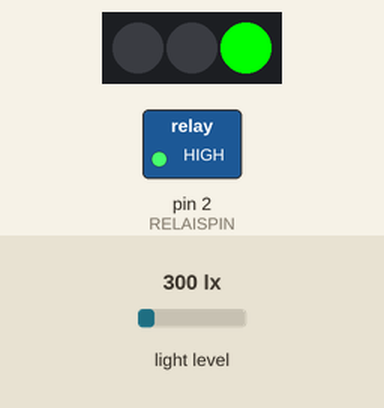
This sketch was run on a simulated Arduino Pro Mini, built with avr-gcc and run on an emulated ATmega328P. On the bench: 3 RGB LEDs in strip order, left to right, switched loads named in the sketch (green lamp = pin HIGH). Inputs (shaded band) come from the test bench; at power-on: light level 300 lx. Dim RGB values are drawn brighter than linear; what the sketch prints to the serial monitor is not drawn.

Above: at 0.2 s.
At 6.88 s:
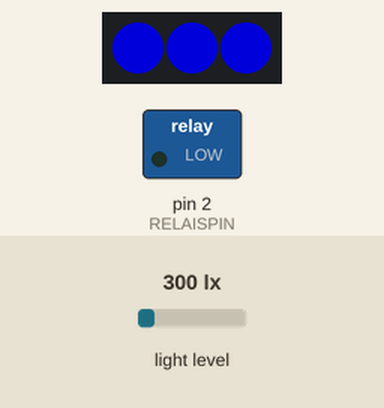
At 17.39 s:
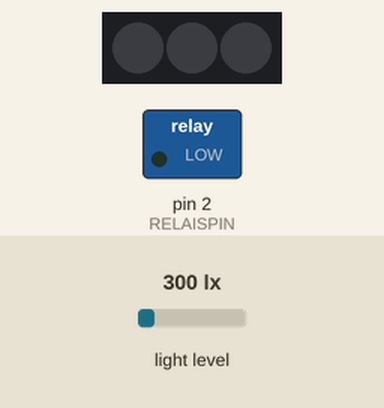
At 39.38 s:
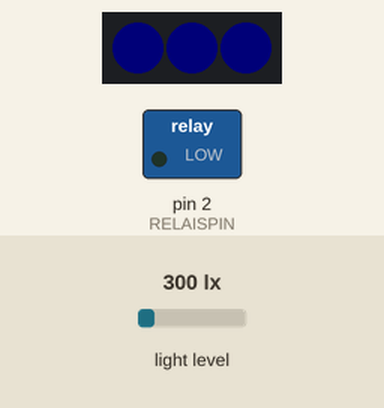
Timing chart, 0 to 40.0 s (numbered marks = the images above):
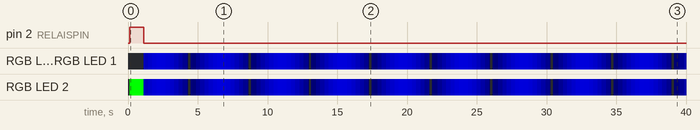

Measured:
- by itself, pin 2 (RELAISPIN): LOW → HIGH at 0.14 s, → LOW 1.0 s later
- by itself, RGB LED 2: off → RGB(0, 255, 0) at 0.14 s, → RGB(0, 0, 75) 1.0 s later, → RGB(0, 0, 106) 0.30 s later, → RGB(0, 0, 132) 0.30 s later, … (171 changes in this stretch)

The sketch:

Sketch.ino
```cpp
//(C)2010 by da-Jimbo
//made for Arduino Pro Mini

#include <Adafruit_NeoPixel.h>
#include <Wire.h>
#include <BH1750.h>

BH1750 lightMeter;

int RELAISPIN = 2; //Relais an PIN2

#define LEDSPIN 6 //LEDs an PIN6
Adafruit_NeoPixel pixels = Adafruit_NeoPixel(3, LEDSPIN, NEO_GRB + NEO_KHZ800);
int delayval = 500; //LED intervall

int STATUS = 0;

void setup() {
  Serial.begin(9600);

  pinMode(RELAISPIN, OUTPUT); // Initialisieren des Relaisausgangs

  Wire.begin(); // Initialisieren des I2C-Bus fuer den BH1750
  lightMeter.begin();

  pixels.begin(); // Initialisieren der LEDs
}
void Helligkeit() { //Funktion für die Helligkeitsmessung
  delay(140);
  float lux = lightMeter.readLightLevel();
  Serial.println(lux);
}
void TorOeffnen() { //Funktion um das Relais eine Sekunde ein und dann wieder aus zu schalten
  Serial.println("Schleifenende");
  digitalWrite(RELAISPIN, HIGH);  // Schaltet ein
  pixels.setPixelColor(2, pixels.Color(0, 255, 0)); // LED gruen leuchten lassen
  pixels.setBrightness(255);
  pixels.show();
  delay(1000);

  digitalWrite(RELAISPIN, LOW);  // Schaltet aus
  pixels.setPixelColor(2, pixels.Color(255, 0, 0)); //LED rot leuchten lassen
  pixels.setBrightness(15);
  pixels.show();
}
void Wartelicht() { //Leds Pulsieren lassen
  int TOTAL_LEDS = 3;
  int RED = 0;
  int GREEN = 0;
  int BLUE = 150;
  float MaximumBrightness = 255;
  float SpeedFactor = 0.008;
  float StepDelay = 5;

  for (int i = 0; i < 65535; i++) {
    float intensity = MaximumBrightness / 2.0 * (1.0 + sin(SpeedFactor * i));
    pixels.setBrightness(intensity);
    for (int ledNumber = 0; ledNumber < TOTAL_LEDS; ledNumber++) {
      pixels.setPixelColor(ledNumber, RED, GREEN, BLUE);
    }

    pixels.show();
    delay(StepDelay);
  }
}
void LEDaus(){ //Funktion um die LEDs aus zu schalten (wird fuer Zukuenftige Updates benoetigt)
  pixels.clear();
  pixels.show();
}

void loop() {
  if (STATUS == 0) {
    LEDaus(); //erstmal LEDs aus schalten
    do { //Schleife so lang bis der Helligkeitswert ueber 25 geht (kalibriert am Auto)
      delay(140); //Alle 140ms eine Messung um das Blinksignal sicher einzufangen
      float lux = lightMeter.readLightLevel();
      Serial.println(lux);
      if (lux > 25)break;
    } while (true);    // Wiederhole bis break
    STATUS = 1;
  }
  if (STATUS = 1) {
    TorOeffnen(); //Relais schaltet wie in der obigen Funktion einmal fuer eine Sekunde ein dann aus
    STATUS = 2;
  }
  if (STATUS = 2) {
    Wartelicht(); //Wartelicht um nicht noch einmal den Toroeffner zu aktivieren (z.B. Wenn in der Garage helles licht an ist.)
  }
}
```
